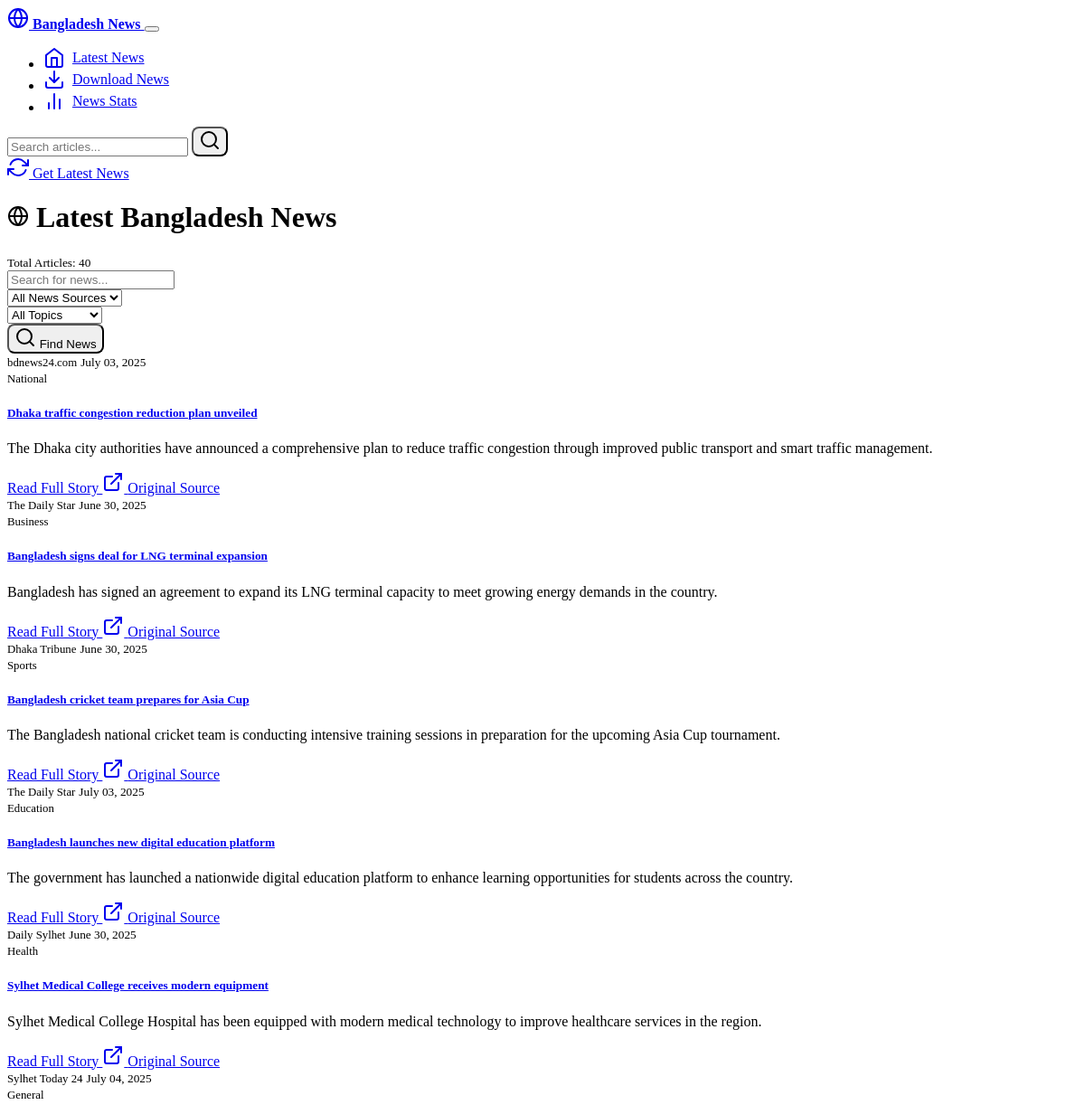
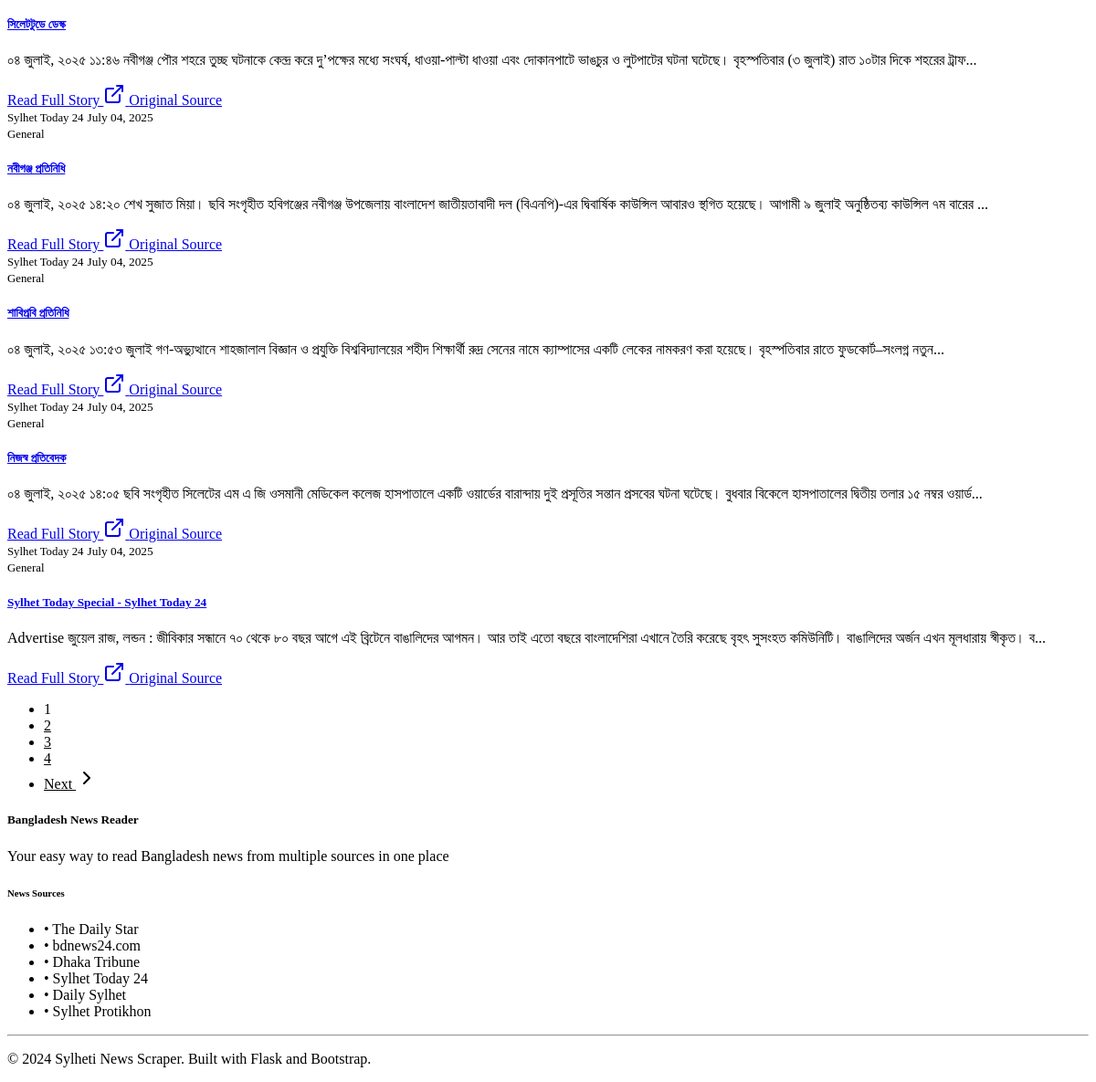
Before: / with the older database file (2 pictures, top to bottom).
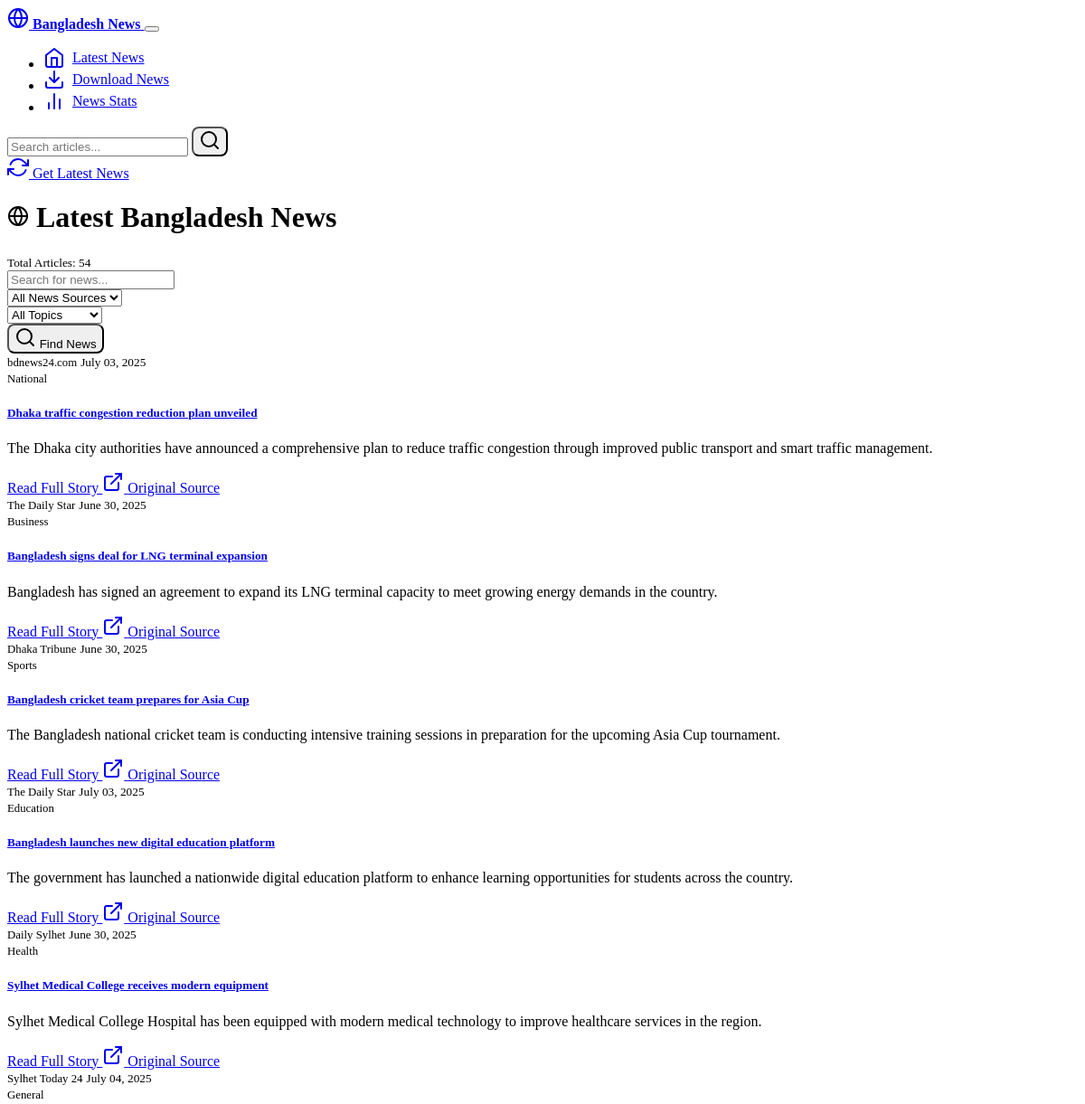
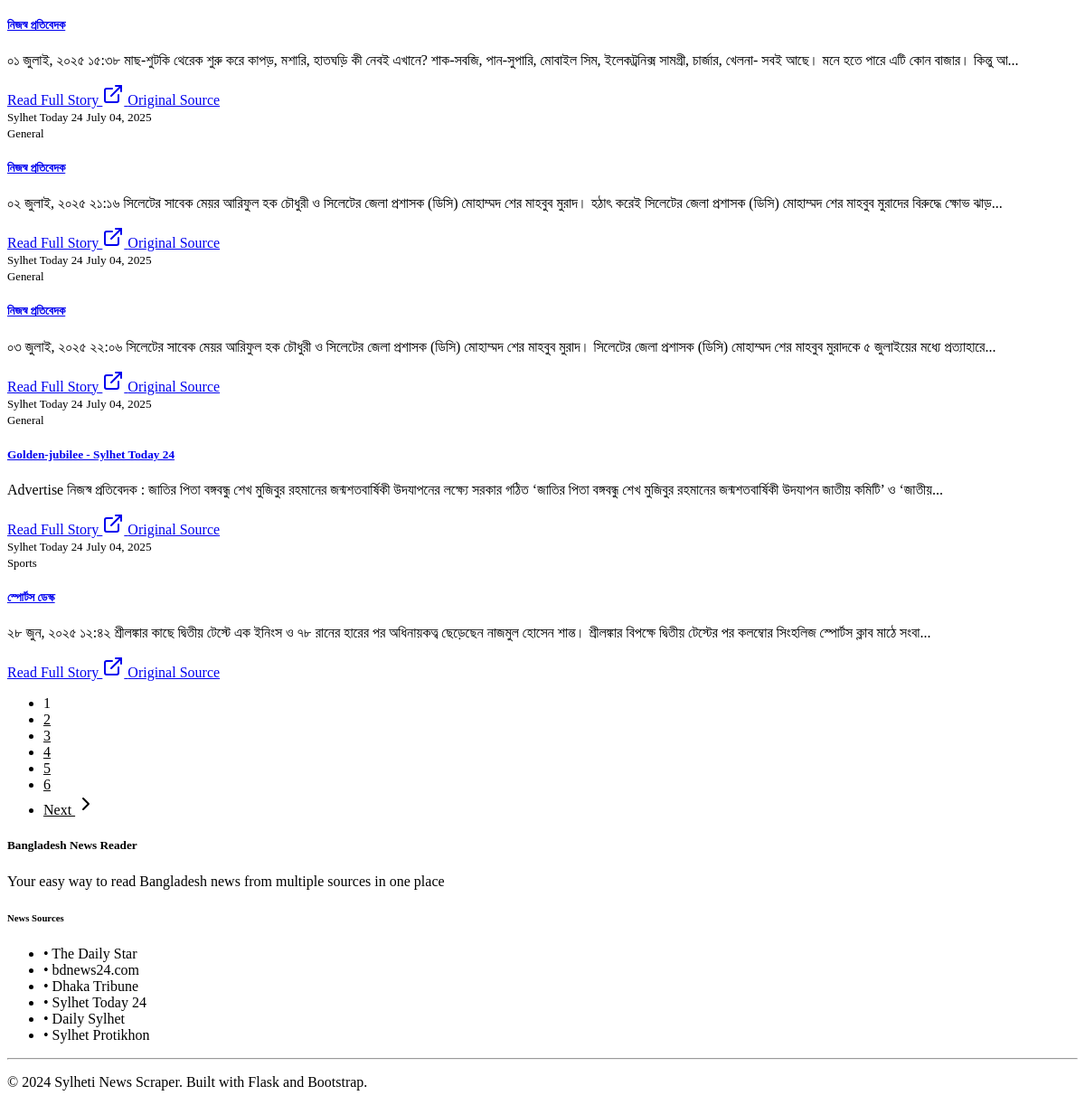
After: the same page with the newer database file (2 pictures, top to bottom).
### models.py (models this page shows, shortened)
class Article(db.Model):
    id = db.Column(Integer, primary_key=True)
    title = db.Column(String(500), nullable=False)
    content = db.Column(Text, nullable=True)
    summary = db.Column(Text, nullable=True)
    url = db.Column(String(1000), nullable=False, unique=True)
    source = db.Column(String(100), nullable=False)
    published_date = db.Column(DateTime, nullable=True)
    scraped_date = db.Column(DateTime, default=datetime.utcnow)
    author = db.Column(String(200), nullable=True)
    category = db.Column(String(100), nullable=True)
    image_url = db.Column(String(1000), nullable=True)
    is_active = db.Column(Boolean, default=True)

### routes.py (the view, shortened to what this page needs)
@app.route('/')
def index():
    page = request.args.get('page', 1, type=int)
    search = request.args.get('search', '')
    source = request.args.get('source', '')
    category = request.args.get('category', '')
    query = Article.query.filter_by(is_active=True)
    if source:
        query = query.filter(Article.source == source)
    if category:
        query = query.filter(Article.category == category)
    articles = query.order_by(Article.scraped_date.desc()).paginate(
        page=page, per_page=10, error_out=False
    )
    sources = db.session.query(Article.source).distinct().all()
    sources = [s[0] for s in sources if s[0]]
    categories = db.session.query(Article.category).distinct().all()
    categories = [c[0] for c in categories if c[0]]
    total_articles = Article.query.filter_by(is_active=True).count()
    recent_scrapes = ScrapingLog.query.order_by(ScrapingLog.timestamp.desc()).limit(5).all()
    return render_template('index.html',
                         articles=articles,
                         sources=sources,
                         categories=categories,
                         search=search,
                         selected_source=source,
                         selected_category=category,
                         total_articles=total_articles,
                         recent_scrapes=recent_scrapes)

### templates/index.html (shortened to what the changed rows need)
{% extends "base.html" %}
{% block content %}
<div class="row">
    <div class="col-lg-12">
        <div class="d-flex justify-content-between align-items-center mb-4">
            <h1 class="h3">
                <i data-feather="globe"></i>
                Latest Bangladesh News
            </h1>
            <div class="text-muted">
                <small>Total Articles: {{ total_articles }}</small>
            </div>
        </div>
        {% if articles.items %}
            <div class="row">
                {% for article in articles.items %}
                    <div class="col-lg-6 mb-4">
                        <div class="card h-100">
                            <div class="card-body">
                                <div class="d-flex justify-content-between align-items-start mb-2">
                                    <span class="badge bg-primary">{{ article.source }}</span>
                                    <small class="text-muted">
                                        {% if article.published_date %}
                                            {{ article.published_date.strftime('%B %d, %Y') }}
                                        {% else %}
                                            {{ article.scraped_date.strftime('%B %d, %Y') }}
                                        {% endif %}
                                    </small>
                                </div>
                                {% if article.category %}
                                    <span class="badge bg-secondary mb-2">{{ article.category }}</span>
                                {% endif %}
                                <h5 class="card-title">
                                    <a href="{{ url_for('article_detail', article_id=article.id) }}"
                                       class="text-decoration-none">
                                        {{ article.title }}
                                    </a>
                                </h5>
                                {% if article.summary %}
                                    <p class="card-text">{{ article.summary }}</p>
                                {% endif %}
                                <div class="d-flex justify-content-between align-items-center">
                                    <a href="{{ url_for('article_detail', article_id=article.id) }}"
                                       class="btn btn-sm btn-outline-primary">
                                        Read Full Story
                                    </a>
                                    <a href="{{ article.url }}" target="_blank" class="btn btn-sm btn-outline-secondary">
                                        <i data-feather="external-link"></i>
                                        Original Source
                                    </a>
                                </div>
                            </div>
                        </div>
                    </div>
                {% endfor %}
            </div>
            {% if articles.pages > 1 %}
                <nav aria-label="Page navigation">
                    <ul class="pagination justify-content-center">
                        {% for page_num in articles.iter_pages() %}
                            {% if page_num %}
                                {% if page_num != articles.page %}
                                    <li class="page-item">
                                        <a class="page-link" href="{{ url_for('index', page=page_num, search=search, source=selected_source, category=selected_category) }}">
                                            {{ page_num }}
                                        </a>
                                    </li>
                                {% else %}
                                    <li class="page-item active">
                                        <span class="page-link">{{ page_num }}</span>
                                    </li>
                                {% endif %}
                            {% else %}
                                <li class="page-item disabled">
                                    <span class="page-link">...</span>
                                </li>
                            {% endif %}
                        {% endfor %}
                    </ul>
                </nav>
            {% endif %}
        {% endif %}
    </div>
</div>
{% endblock %}

Changed rows visible on the page:
no longer on this page (row unchanged): Article: source "Sylhet Today 24", scraped_date "July 04, 2025", category "General", title "সিলেটটুডে ডেস্ক", summary "০৪ জুলাই, ২০২৫ ১১:৪৬ নবীগঞ্জ পৌর শহরে তুচ্ছ ঘটনাকে কেন্দ্র করে দু’পক্ষের মধ্যে সংঘর্ষ, ধাওয়া-পাল্টা ধাওয়া এবং দোকানপাটে ভাঙচুর ও লুটপাটের ঘটনা ঘটেছে। বৃহস্পতিবার (৩ জুলাই) রাত ১০টার দিকে শহরের ট্রাফ..."
no longer on this page (row unchanged): Article: source "Sylhet Today 24", scraped_date "July 04, 2025", category "General", title "নবীগঞ্জ প্রতিনিধি", summary "০৪ জুলাই, ২০২৫ ১৪:২০ শেখ সুজাত মিয়া। ছবি সংগৃহীত হবিগঞ্জের নবীগঞ্জ উপজেলায় বাংলাদেশ জাতীয়তাবাদী দল (বিএনপি)-এর দ্বিবার্ষিক কাউন্সিল আবারও স্থগিত হয়েছে। আগামী ৯ জুলাই অনুষ্ঠিতব্য কাউন্সিল ৭ম বারের ..."
no longer on this page (row unchanged): Article: source "Sylhet Today 24", scraped_date "July 04, 2025", category "General", title "শাবিপ্রবি প্রতিনিধি", summary "০৪ জুলাই, ২০২৫ ১৩:৫৩ জুলাই গণ-অভ্যুত্থানে শাহজালাল বিজ্ঞান ও প্রযুক্তি বিশ্ববিদ্যালয়ের শহীদ শিক্ষার্থী রুদ্র সেনের নামে ক্যাম্পাসের একটি লেকের নামকরণ করা হয়েছে। বৃহস্পতিবার রাতে ফুডকোর্ট–সংলগ্ন নতুন..."
no longer on this page (row unchanged): Article: source "Sylhet Today 24", scraped_date "July 04, 2025", category "General", title "নিজস্ব প্রতিবেদক", summary "০৪ জুলাই, ২০২৫ ১৪:০৫ ছবি সংগৃহীত সিলেটের এম এ জি ওসমানী মেডিকেল কলেজ হাসপাতালে একটি ওয়ার্ডের বারান্দায় দুই প্রসূতির সন্তান প্রসবের ঘটনা ঘটেছে। বুধবার বিকেলে হাসপাতালের দ্বিতীয় তলার ১৫ নম্বর ওয়ার্ড..."
no longer on this page (row unchanged): Article: source "Sylhet Today 24", scraped_date "July 04, 2025", category "General", title "Sylhet Today Special - Sylhet Today 24", summary "Advertise জুয়েল রাজ, লন্ডন : জীবিকার সন্ধানে ৭০ থেকে ৮০ বছর আগে এই ব্রিটেনে বাঙালিদের আগমন। আর তাই এতো বছরে বাংলাদেশিরা এখানে তৈরি করেছে বৃহৎ সুসংহত কমিউনিটি। বাঙালিদের অর্জন এখন মূলধারায় স্বীকৃত। ব..."
added Article: source "Sylhet Today 24", scraped_date "July 04, 2025", category "General", title "নিজস্ব প্রতিবেদক", summary "০১ জুলাই, ২০২৫ ১৫:৩৮ মাছ-শুটকি থেরেক শুরু করে কাপড়, মশারি, হাতঘড়ি কী নেবই এখানে? শাক-সবজি, পান-সুপারি, মোবাইল সিম, ইলেকট্রনিক্স সামগ্রী, চার্জার, খেলনা- সবই আছে। মনে হতে পারে এটি কোন বাজার। কিন্তু আ..."
added Article: source "Sylhet Today 24", scraped_date "July 04, 2025", category "General", title "নিজস্ব প্রতিবেদক", summary "০২ জুলাই, ২০২৫ ২১:১৬ সিলেটের সাবেক মেয়র আরিফুল হক চৌধুরী ও সিলেটের জেলা প্রশাসক (ডিসি) মোহাম্মদ শের মাহবুব মুরাদ। হঠাৎ করেই সিলেটের জেলা প্রশাসক (ডিসি) মোহাম্মদ শের মাহবুব মুরাদের বিরুদ্ধে ক্ষোভ ঝাড়..."
added Article: source "Sylhet Today 24", scraped_date "July 04, 2025", category "General", title "নিজস্ব প্রতিবেদক", summary "০৩ জুলাই, ২০২৫ ২২:০৬ সিলেটের সাবেক মেয়র আরিফুল হক চৌধুরী ও সিলেটের জেলা প্রশাসক (ডিসি) মোহাম্মদ শের মাহবুব মুরাদ। সিলেটের জেলা প্রশাসক (ডিসি) মোহাম্মদ শের মাহবুব মুরাদকে ৫ জুলাইয়ের মধ্যে প্রত্যাহারে..."
added Article: source "Sylhet Today 24", scraped_date "July 04, 2025", category "General", title "Golden-jubilee - Sylhet Today 24", summary "Advertise নিজস্ব প্রতিবেদক : জাতির পিতা বঙ্গবন্ধু শেখ মুজিবুর রহমানের জন্মশতবার্ষিকী উদযাপনের লক্ষ্যে সরকার গঠিত ‘জাতির পিতা বঙ্গবন্ধু শেখ মুজিবুর রহমানের জন্মশতবার্ষিকী উদযাপন জাতীয় কমিটি’ ও ‘জাতীয়..."
added Article: source "Sylhet Today 24", scraped_date "July 04, 2025", category "Sports", title "স্পোর্টস ডেস্ক", summary "২৮ জুন, ২০২৫ ১২:৪২ শ্রীলঙ্কার কাছে দ্বিতীয় টেস্টে এক ইনিংস ও ৭৮ রানের হারের পর অধিনায়কত্ব ছেড়েছেন নাজমুল হোসেন শান্ত। শ্রীলঙ্কার বিপক্ষে দ্বিতীয় টেস্টের পর কলম্বোর সিংহলিজ স্পোর্টস ক্লাব মাঠে সংবা..."
Other visible differences:
{{ total_articles }}: "40" → "54"
new list line: "5"
new list line: "6"
